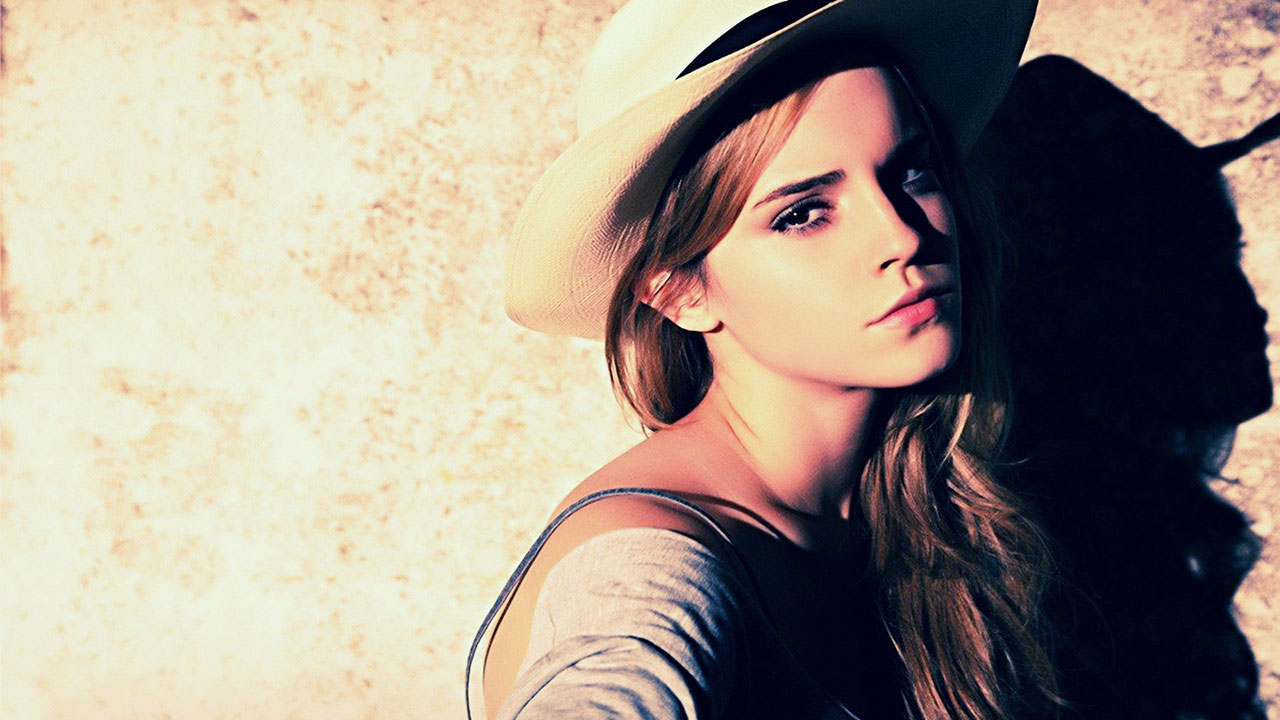
#> input picture src/picture.jpg, 1280 x 720 px
$ python blur.py picture.jpg
#> lines starting #> are read from the running program, lines starting #| are printed output that depends on the picture; after the words box and inside, x2 and y2 are one past the last pixel; in counts of white or black regions, pixels touching at a corner belong together
import sys
import cv2
import numpy as np
#  Global Variables
DELAY_CAPTION = 1500
DELAY_BLUR = 100
MAX_KERNEL_LENGTH = 31
src = None
dst = None
window_name = 'Smoothing Demo'
def main(argv):
    cv2.namedWindow(window_name, cv2.WINDOW_AUTOSIZE)
    # Load the source image
    imageName = argv[0] if len(argv) > 0 else "../static/20180823_222145-995783/debug_1.jpg"
    global src
    src = cv2.imread(imageName, 1)
#> src is the input picture: shape (720, 1280, 3); mean B, G, R 135.3, 148, 158.9
    if src is None:
        print ('Error opening image')
        print ('Usage: smoothing.py [image_name -- default ../data/lena.jpg] \n')
        return -1
    if display_caption('Original Image') != 0:
        return 0
    global dst
    dst = np.copy(src)
    if display_dst(DELAY_CAPTION) != 0:
        return 0
    # Applying Homogeneous blur
    if display_caption('Homogeneous Blur') != 0:
        return 0

    for i in range(1, MAX_KERNEL_LENGTH, 2):
        dst = cv2.blur(src, (i, i))
        if display_dst(DELAY_BLUR) != 0:
            return 0

    # Applying Gaussian blur
    if display_caption('Gaussian Blur') != 0:
        return 0

    for i in range(1, MAX_KERNEL_LENGTH, 2):
        dst = cv2.GaussianBlur(src, (i, i), 0)
        if display_dst(DELAY_BLUR) != 0:
            return 0

    # Applying Median blur
    if display_caption('Median Blur') != 0:
        return 0

    for i in range(1, MAX_KERNEL_LENGTH, 2):
        dst = cv2.medianBlur(src, i)
        if display_dst(DELAY_BLUR) != 0:
            return 0

    # Applying Bilateral Filter
    if display_caption('Bilateral Blur') != 0:
        return 0

    for i in range(1, MAX_KERNEL_LENGTH, 2):
        dst = cv2.bilateralFilter(src, i, i * 2, i / 2)
        if display_dst(DELAY_BLUR) != 0:
            return 0

    #  Done
    display_caption('Done!')
    return 0
def display_caption(caption):
#> called with caption = 'Original Image'
    global dst
    dst = np.zeros(src.shape, src.dtype)
    rows, cols, ch = src.shape
#> rows = 720; cols = 1280; ch = 3
    cv2.putText(dst, caption,
                (int(cols / 4), int(rows / 2)),
                cv2.FONT_HERSHEY_COMPLEX, 1, (255, 255, 255))
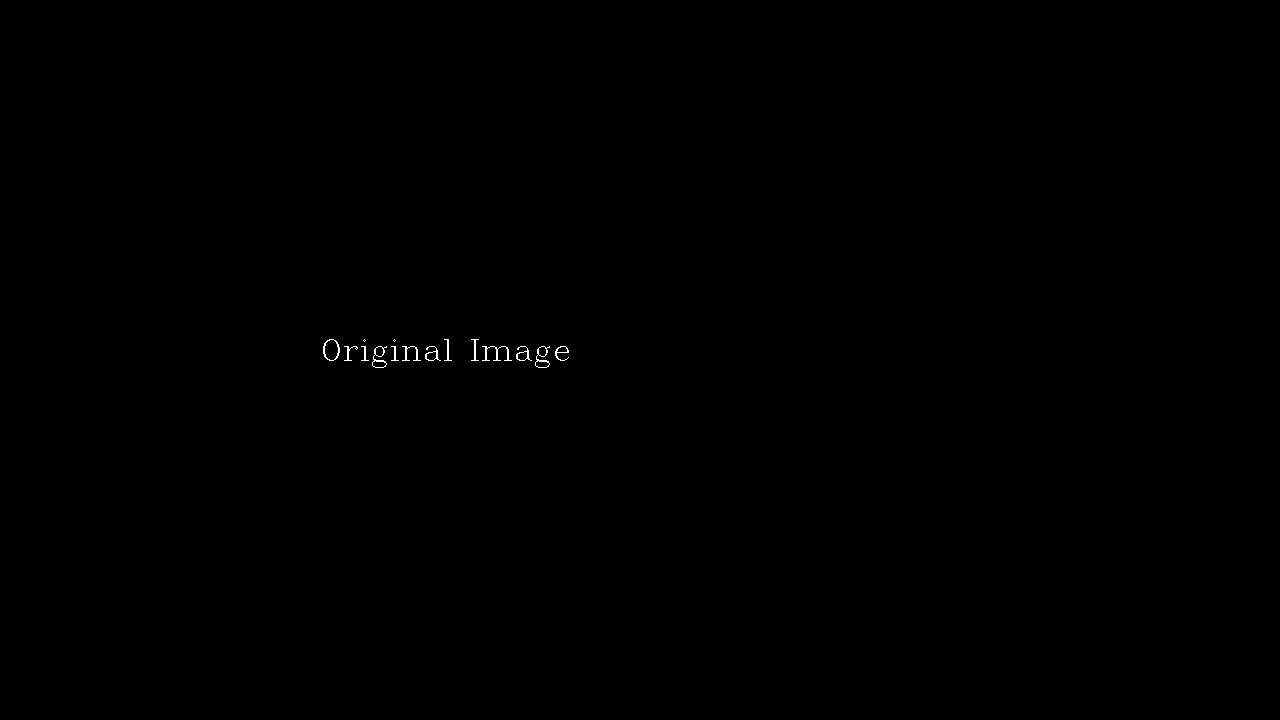
#> dst: shape (720, 1280, 3); 0.1% white in thin lines or dots, all inside (x1, y1, x2, y2) = (323, 339, 569, 368)
    return display_dst(DELAY_CAPTION)
def display_dst(delay):
#> called with delay = 1500
    cv2.imshow(window_name, dst)
    c = cv2.waitKey(delay)
#> (key Esc is pressed here)
    if c >= 0 : return -1
    return 0
if __name__ == "__main__":
    main(sys.argv[1:])
